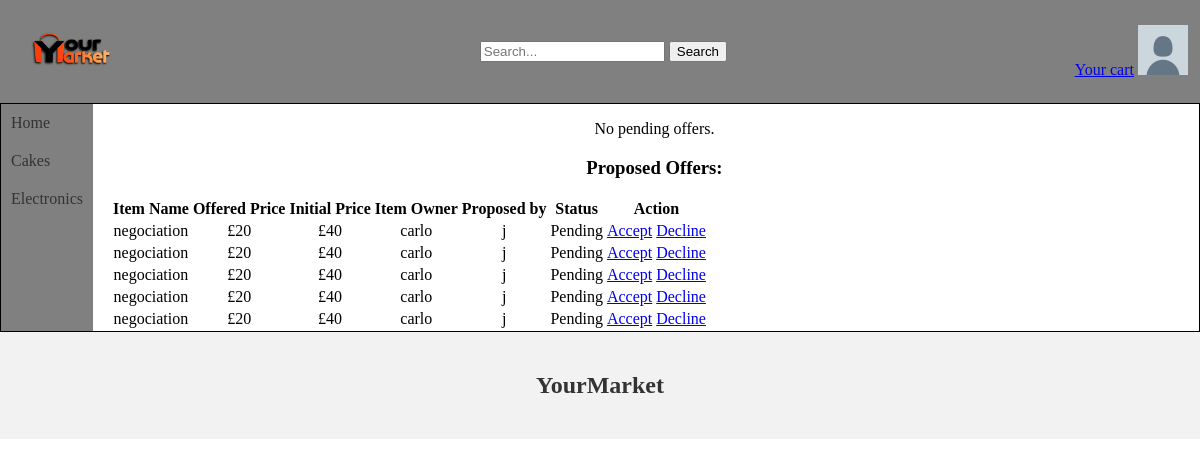
Before: /negotiation.php (signed in) with the older database file.
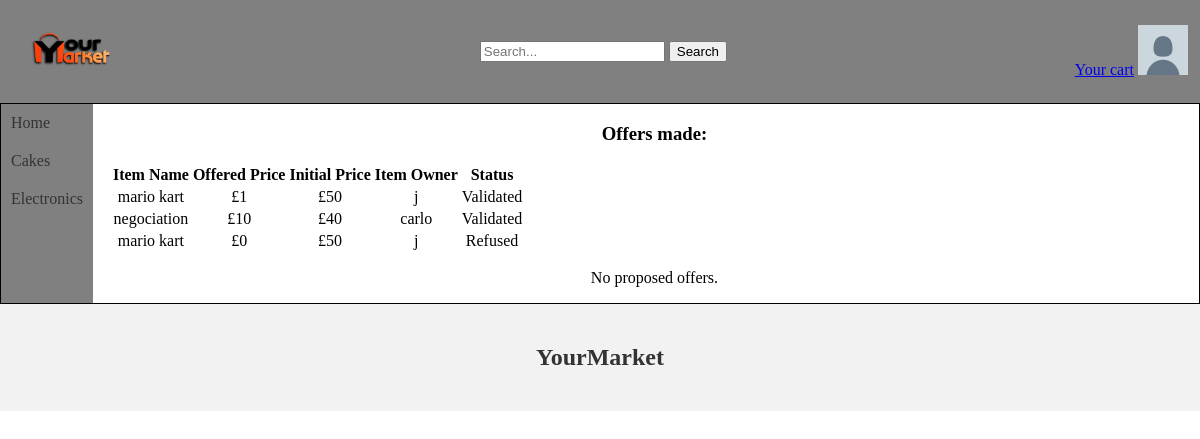
After: the same page with the newer database file.
### tables this page shows
CREATE TABLE IF NOT EXISTS `offers` (
  `offerId` int NOT NULL AUTO_INCREMENT,
  `itemId` int NOT NULL,
  `offerAmount` int NOT NULL,
  `offerTime` datetime NOT NULL,
  `validate` int NOT NULL DEFAULT '0',
  PRIMARY KEY (`offerId`)
);

CREATE TABLE IF NOT EXISTS `items` (
  `id` int NOT NULL AUTO_INCREMENT,
  `nameItem` varchar(200) NOT NULL,
  `descriptions` varchar(999) NOT NULL,
  `price` double NOT NULL,
  `categories` int NOT NULL,
  `sellType` int NOT NULL,
  `quantity` int NOT NULL DEFAULT '1',
  `available` tinyint(1) NOT NULL DEFAULT '1',
  `endDate` datetime DEFAULT NULL,
  PRIMARY KEY (`id`)
);

CREATE TABLE IF NOT EXISTS `sell` (
  `username` varchar(100) NOT NULL,
  `idItem` int NOT NULL,
  PRIMARY KEY (`username`,`idItem`),
  KEY `fk_sell_item` (`idItem`)
);

CREATE TABLE IF NOT EXISTS `make` (
  `username` varchar(100) NOT NULL,
  `offerId` int NOT NULL,
  `towardUsername` varchar(100) NOT NULL,
  PRIMARY KEY (`username`,`offerId`)
);

### negotiation.php (the view, shortened to what this page needs)
<!DOCTYPE html>
<html>
<head>
    <link rel="stylesheet" type="text/css" href="Constant/styles.css">
</head>
<body>
<head>
    <?php include('Constant/head.php'); ?>
</head>
<div class="page">
    <nav>
        <?php include('Constant/navbar.php'); ?>
    </nav>
    <div class="content">
        <?php
        global $conn;
        $username = $_SESSION["username"];
        $pendingOffersQuery = "SELECT o.offerId, o.itemId,i.nameItem, o.offerAmount, o.offerTime, i.price AS initialPrice ,r.username as itemOwner,o.validate
                              FROM offers AS o
                              INNER JOIN items AS i ON o.itemId = i.id
                              INNER JOIN make AS m ON o.offerId = m.offerId
                              inner join sell as r on r.idItem = i.id
                              WHERE m.username = '$username'";
        $pendingOffersResult = $conn->query($pendingOffersQuery);
        if ($pendingOffersResult->num_rows > 0) {
            echo "<h3>Offers made:</h3>";
            echo "<table>";
            echo "<tr><th>Item Name</th><th>Offered Price</th><th>Initial Price</th><th>Item Owner</th><th>Status</th></tr>";
            while ($row = $pendingOffersResult->fetch_assoc()) {
                echo "<tr>";
                echo "<td>" . $row["nameItem"] . "</td>";
                echo "<td>£" . $row["offerAmount"] . "</td>";
                echo "<td>£" . $row["initialPrice"] . "</td>";
                echo "<td>" . $row["itemOwner"] . "</td>";
                if($row["validate"]==0){
                    echo "<td>Pending</td>";
                }else if($row["validate"]==1){
                    echo "<td>Refused</td>";
                }else{
                    echo "<td>Validated</td>";
                }
            }
            echo "</table>";
        } else {
            echo "<p>No pending offers.</p>";
        }
        $proposedOffersQuery = "SELECT i.quantity,o.offerId, o.itemId,i.nameItem, o.offerAmount, o.offerTime, i.price AS initialPrice ,r.username as itemOwner,m.username as proposedBy,o.validate
                                FROM offers AS o
                                INNER JOIN items AS i ON o.itemId = i.id
                                INNER JOIN make AS m ON o.offerId = m.offerId
                                inner join sell as r on r.idItem = i.id
                                WHERE m.towardUsername = '$username' and validate=0";
        $proposedOffersResult = $conn->query($proposedOffersQuery);
        if ($proposedOffersResult->num_rows > 0) {
            echo "<h3>Proposed Offers:</h3>";
            echo "<table>";
            echo "<tr><th>Item Name</th><th>Offered Price</th><th>Initial Price</th><th>Item Owner</th><th>Proposed by</th><th>Status</th><th colspan=3>Action</th></tr>";
            while ($row = $proposedOffersResult->fetch_assoc()) {
                echo "<tr>";
                echo "<td>" . $row["nameItem"] . "</td>";
                echo "<td>£" . $row["offerAmount"] . "</td>";
                echo "<td>£" . $row["initialPrice"] . "</td>";
                echo "<td>" . $row["itemOwner"] . "</td>";
                echo "<td>" . $row["proposedBy"] . "</td>";
                echo "<td>Pending</td>";
                echo '<td>
                    <a href="' . $_SERVER['PHP_SELF'] . '?itemId='.$row["itemId"].'&quantity='.$row["quantity"].'&owner='.$row["itemOwner"].'&proposedBy='.$row["proposedBy"].'&offerId='.$row["offerId"].'">Accept</a>
                    </td>';
                echo '<td>
                    <a href="' . $_SERVER['PHP_SELF'] . '?offerIdDecline='.$row["offerId"].'">Decline</a>
                    </td>';
                echo "</tr>";
            }
            echo "</table>";
        } else {
            echo "<p>No proposed offers.</p>";
        }
        ?>
    </div>
</div>
<footer>
    <?php
    include('Constant/footer.php');
    ?>
</footer>
</body>
</html>

Changed rows visible on the page:
removed offers: itemId.nameItem "negociation", offerAmount "20", itemId.price "40", sell.username "carlo", make.username "j", shown under "Proposed Offers:"
removed offers: itemId.nameItem "negociation", offerAmount "20", itemId.price "40", sell.username "carlo", make.username "j", shown under "Proposed Offers:"
removed offers: itemId.nameItem "negociation", offerAmount "20", itemId.price "40", sell.username "carlo", make.username "j", shown under "Proposed Offers:"
removed offers: itemId.nameItem "negociation", offerAmount "20", itemId.price "40", sell.username "carlo", make.username "j", shown under "Proposed Offers:"
removed offers: itemId.nameItem "negociation", offerAmount "20", itemId.price "40", sell.username "carlo", make.username "j", shown under "Proposed Offers:"
added offers: itemId.nameItem "mario kart", offerAmount "1", itemId.price "50", sell.username "j", validate "Validated", shown under "Offers made:"
added offers: itemId.nameItem "negociation", offerAmount "10", itemId.price "40", sell.username "carlo", validate "Validated", shown under "Offers made:"
added offers: itemId.nameItem "mario kart", offerAmount "0", itemId.price "50", sell.username "j", validate "Refused", shown under "Offers made:"
Other visible differences:
text no longer shown: "No pending offers. Proposed Offers: Proposed by Action"
text now shown: "Offers made: No proposed offers."
